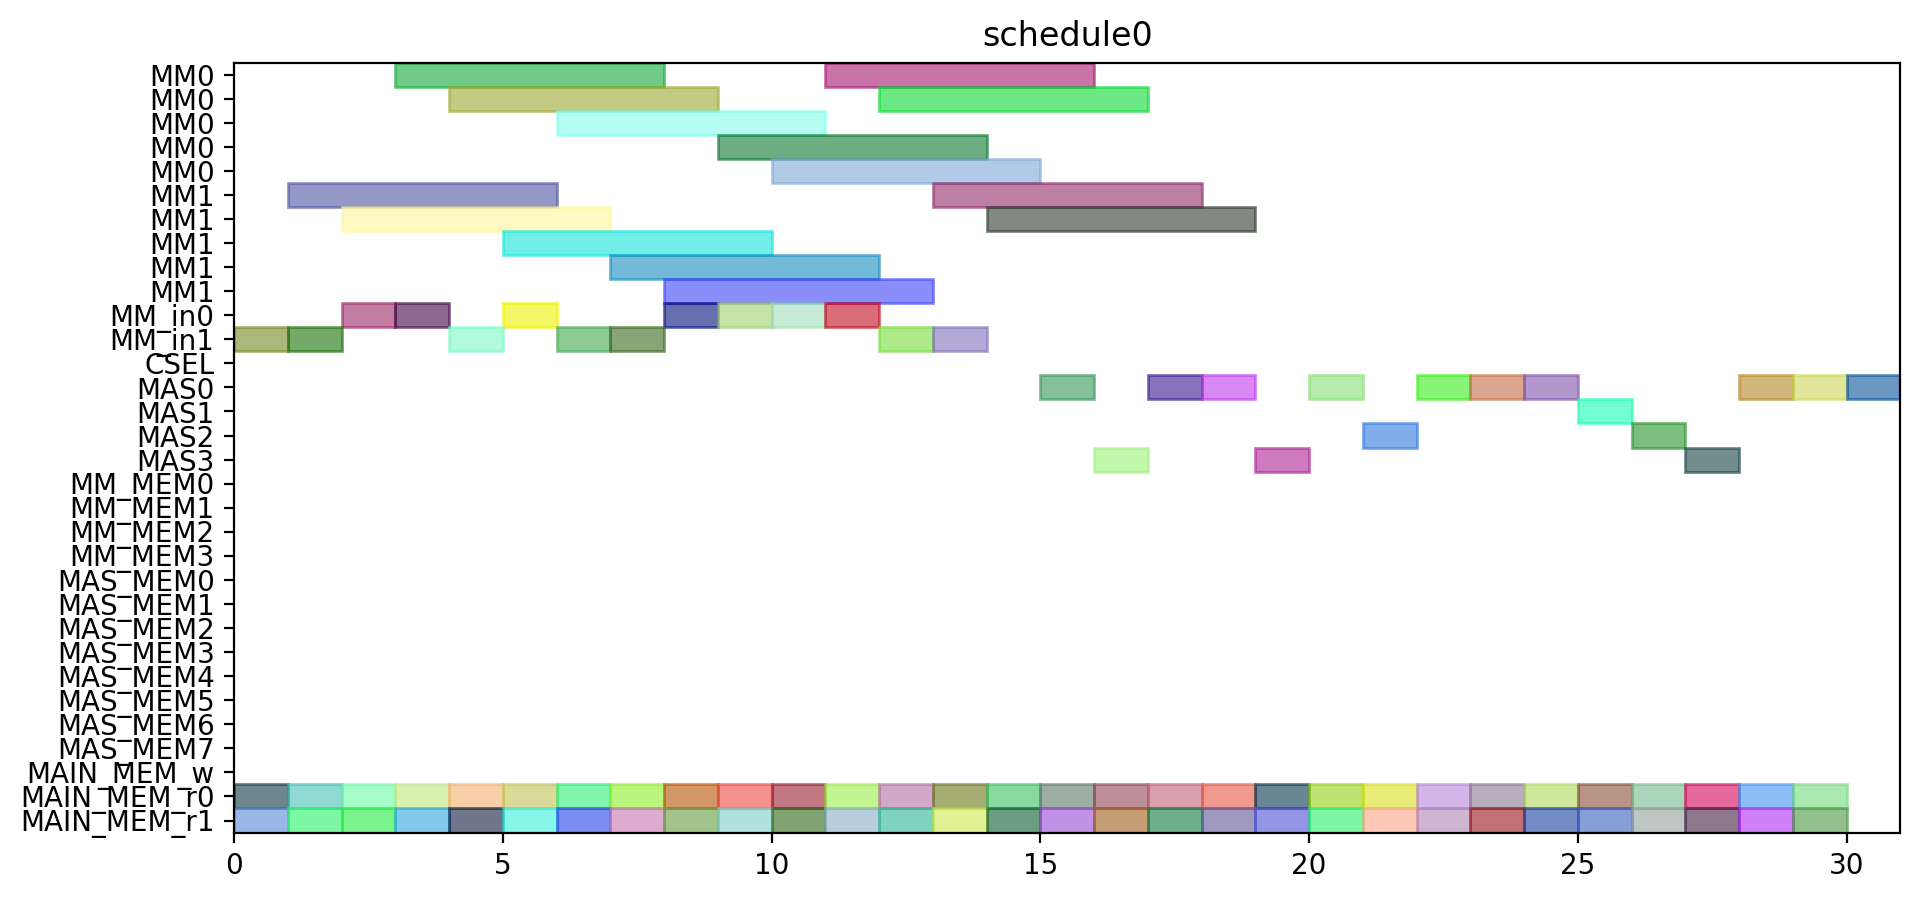

Source code (Python):
from pyschedule import Scenario, solvers, plotters, alt


def solve():
	horizon = 120
	S = Scenario("schedule0", horizon=horizon)

	# resource
	MM = S.Resources('MM', num=2, size=5)
	MM_in = S.Resources('MM_in', num=2)
	CSEL = S.Resource('CSEL')
	MAS = S.Resources('MAS', num=4, size=1, periods=range(1, horizon))
	MM_MEM = S.Resources('MM_MEM', num=4)
	MAS_MEM = S.Resources('MAS_MEM', num=8)
	MAIN_MEM_w = S.Resource('MAIN_MEM_w', size=1)
	MAIN_MEM_r = S.Resources('MAIN_MEM_r', num=2)

	# result of previous scheduling

	# new tasks
	t1_t0 = S.Task('t1_t0', length=5, delay_cost=1)
	t1_t0 += alt(MM)
	t1_t0_in = S.Task('t1_t0_in', length=1, delay_cost=1)
	t1_t0_in += alt(MM_in)
	S += t1_t0_in*MM_in[0]<=t1_t0*MM[0]
	S += t1_t0_in*MM_in[1]<=t1_t0*MM[1]
	t1_t0_mem0 = S.Task('t1_t0_mem0', length=1, delay_cost=1)
	t1_t0_mem0 += MAIN_MEM_r[0]
	S += t1_t0_mem0 <= t1_t0

	t1_t0_mem1 = S.Task('t1_t0_mem1', length=1, delay_cost=1)
	t1_t0_mem1 += MAIN_MEM_r[1]
	S += t1_t0_mem1 <= t1_t0

	t1_t1 = S.Task('t1_t1', length=5, delay_cost=1)
	t1_t1 += alt(MM)
	t1_t1_in = S.Task('t1_t1_in', length=1, delay_cost=1)
	t1_t1_in += alt(MM_in)
	S += t1_t1_in*MM_in[0]<=t1_t1*MM[0]
	S += t1_t1_in*MM_in[1]<=t1_t1*MM[1]
	t1_t1_mem0 = S.Task('t1_t1_mem0', length=1, delay_cost=1)
	t1_t1_mem0 += MAIN_MEM_r[0]
	S += t1_t1_mem0 <= t1_t1

	t1_t1_mem1 = S.Task('t1_t1_mem1', length=1, delay_cost=1)
	t1_t1_mem1 += MAIN_MEM_r[1]
	S += t1_t1_mem1 <= t1_t1

	t1_t2 = S.Task('t1_t2', length=1, delay_cost=1)
	t1_t2 += alt(MAS)
	t1_t2_mem0 = S.Task('t1_t2_mem0', length=1, delay_cost=1)
	t1_t2_mem0 += MAIN_MEM_r[0]
	S += t1_t2_mem0 <= t1_t2

	t1_t2_mem1 = S.Task('t1_t2_mem1', length=1, delay_cost=1)
	t1_t2_mem1 += MAIN_MEM_r[1]
	S += t1_t2_mem1 <= t1_t2

	t1_t3 = S.Task('t1_t3', length=1, delay_cost=1)
	t1_t3 += alt(MAS)
	t1_t3_mem0 = S.Task('t1_t3_mem0', length=1, delay_cost=1)
	t1_t3_mem0 += MAIN_MEM_r[0]
	S += t1_t3_mem0 <= t1_t3

	t1_t3_mem1 = S.Task('t1_t3_mem1', length=1, delay_cost=1)
	t1_t3_mem1 += MAIN_MEM_r[1]
	S += t1_t3_mem1 <= t1_t3

	t2_t0 = S.Task('t2_t0', length=5, delay_cost=1)
	t2_t0 += alt(MM)
	t2_t0_in = S.Task('t2_t0_in', length=1, delay_cost=1)
	t2_t0_in += alt(MM_in)
	S += t2_t0_in*MM_in[0]<=t2_t0*MM[0]
	S += t2_t0_in*MM_in[1]<=t2_t0*MM[1]
	t2_t0_mem0 = S.Task('t2_t0_mem0', length=1, delay_cost=1)
	t2_t0_mem0 += MAIN_MEM_r[0]
	S += t2_t0_mem0 <= t2_t0

	t2_t0_mem1 = S.Task('t2_t0_mem1', length=1, delay_cost=1)
	t2_t0_mem1 += MAIN_MEM_r[1]
	S += t2_t0_mem1 <= t2_t0

	t2_t1 = S.Task('t2_t1', length=5, delay_cost=1)
	t2_t1 += alt(MM)
	t2_t1_in = S.Task('t2_t1_in', length=1, delay_cost=1)
	t2_t1_in += alt(MM_in)
	S += t2_t1_in*MM_in[0]<=t2_t1*MM[0]
	S += t2_t1_in*MM_in[1]<=t2_t1*MM[1]
	t2_t1_mem0 = S.Task('t2_t1_mem0', length=1, delay_cost=1)
	t2_t1_mem0 += MAIN_MEM_r[0]
	S += t2_t1_mem0 <= t2_t1

	t2_t1_mem1 = S.Task('t2_t1_mem1', length=1, delay_cost=1)
	t2_t1_mem1 += MAIN_MEM_r[1]
	S += t2_t1_mem1 <= t2_t1

	t2_t2 = S.Task('t2_t2', length=1, delay_cost=1)
	t2_t2 += alt(MAS)
	t2_t2_mem0 = S.Task('t2_t2_mem0', length=1, delay_cost=1)
	t2_t2_mem0 += MAIN_MEM_r[0]
	S += t2_t2_mem0 <= t2_t2

	t2_t2_mem1 = S.Task('t2_t2_mem1', length=1, delay_cost=1)
	t2_t2_mem1 += MAIN_MEM_r[1]
	S += t2_t2_mem1 <= t2_t2

	t2_t3 = S.Task('t2_t3', length=1, delay_cost=1)
	t2_t3 += alt(MAS)
	t2_t3_mem0 = S.Task('t2_t3_mem0', length=1, delay_cost=1)
	t2_t3_mem0 += MAIN_MEM_r[0]
	S += t2_t3_mem0 <= t2_t3

	t2_t3_mem1 = S.Task('t2_t3_mem1', length=1, delay_cost=1)
	t2_t3_mem1 += MAIN_MEM_r[1]
	S += t2_t3_mem1 <= t2_t3

	t0_t0 = S.Task('t0_t0', length=5, delay_cost=1)
	t0_t0 += alt(MM)
	t0_t0_in = S.Task('t0_t0_in', length=1, delay_cost=1)
	t0_t0_in += alt(MM_in)
	S += t0_t0_in*MM_in[0]<=t0_t0*MM[0]
	S += t0_t0_in*MM_in[1]<=t0_t0*MM[1]
	t0_t0_mem0 = S.Task('t0_t0_mem0', length=1, delay_cost=1)
	t0_t0_mem0 += MAIN_MEM_r[0]
	S += t0_t0_mem0 <= t0_t0

	t0_t0_mem1 = S.Task('t0_t0_mem1', length=1, delay_cost=1)
	t0_t0_mem1 += MAIN_MEM_r[1]
	S += t0_t0_mem1 <= t0_t0

	t0_t1 = S.Task('t0_t1', length=5, delay_cost=1)
	t0_t1 += alt(MM)
	t0_t1_in = S.Task('t0_t1_in', length=1, delay_cost=1)
	t0_t1_in += alt(MM_in)
	S += t0_t1_in*MM_in[0]<=t0_t1*MM[0]
	S += t0_t1_in*MM_in[1]<=t0_t1*MM[1]
	t0_t1_mem0 = S.Task('t0_t1_mem0', length=1, delay_cost=1)
	t0_t1_mem0 += MAIN_MEM_r[0]
	S += t0_t1_mem0 <= t0_t1

	t0_t1_mem1 = S.Task('t0_t1_mem1', length=1, delay_cost=1)
	t0_t1_mem1 += MAIN_MEM_r[1]
	S += t0_t1_mem1 <= t0_t1

	t0_t2 = S.Task('t0_t2', length=1, delay_cost=1)
	t0_t2 += alt(MAS)
	t0_t2_mem0 = S.Task('t0_t2_mem0', length=1, delay_cost=1)
	t0_t2_mem0 += MAIN_MEM_r[0]
	S += t0_t2_mem0 <= t0_t2

	t0_t2_mem1 = S.Task('t0_t2_mem1', length=1, delay_cost=1)
	t0_t2_mem1 += MAIN_MEM_r[1]
	S += t0_t2_mem1 <= t0_t2

	t0_t3 = S.Task('t0_t3', length=1, delay_cost=1)
	t0_t3 += alt(MAS)
	t0_t3_mem0 = S.Task('t0_t3_mem0', length=1, delay_cost=1)
	t0_t3_mem0 += MAIN_MEM_r[0]
	S += t0_t3_mem0 <= t0_t3

	t0_t3_mem1 = S.Task('t0_t3_mem1', length=1, delay_cost=1)
	t0_t3_mem1 += MAIN_MEM_r[1]
	S += t0_t3_mem1 <= t0_t3

	t4_t0_t0 = S.Task('t4_t0_t0', length=5, delay_cost=1)
	t4_t0_t0 += alt(MM)
	t4_t0_t0_in = S.Task('t4_t0_t0_in', length=1, delay_cost=1)
	t4_t0_t0_in += alt(MM_in)
	S += t4_t0_t0_in*MM_in[0]<=t4_t0_t0*MM[0]
	S += t4_t0_t0_in*MM_in[1]<=t4_t0_t0*MM[1]
	t4_t0_t0_mem0 = S.Task('t4_t0_t0_mem0', length=1, delay_cost=1)
	t4_t0_t0_mem0 += MAIN_MEM_r[0]
	S += t4_t0_t0_mem0 <= t4_t0_t0

	t4_t0_t0_mem1 = S.Task('t4_t0_t0_mem1', length=1, delay_cost=1)
	t4_t0_t0_mem1 += MAIN_MEM_r[1]
	S += t4_t0_t0_mem1 <= t4_t0_t0

	t4_t0_t1 = S.Task('t4_t0_t1', length=5, delay_cost=1)
	t4_t0_t1 += alt(MM)
	t4_t0_t1_in = S.Task('t4_t0_t1_in', length=1, delay_cost=1)
	t4_t0_t1_in += alt(MM_in)
	S += t4_t0_t1_in*MM_in[0]<=t4_t0_t1*MM[0]
	S += t4_t0_t1_in*MM_in[1]<=t4_t0_t1*MM[1]
	t4_t0_t1_mem0 = S.Task('t4_t0_t1_mem0', length=1, delay_cost=1)
	t4_t0_t1_mem0 += MAIN_MEM_r[0]
	S += t4_t0_t1_mem0 <= t4_t0_t1

	t4_t0_t1_mem1 = S.Task('t4_t0_t1_mem1', length=1, delay_cost=1)
	t4_t0_t1_mem1 += MAIN_MEM_r[1]
	S += t4_t0_t1_mem1 <= t4_t0_t1

	t4_t0_t2 = S.Task('t4_t0_t2', length=1, delay_cost=1)
	t4_t0_t2 += alt(MAS)
	t4_t0_t2_mem0 = S.Task('t4_t0_t2_mem0', length=1, delay_cost=1)
	t4_t0_t2_mem0 += MAIN_MEM_r[0]
	S += t4_t0_t2_mem0 <= t4_t0_t2

	t4_t0_t2_mem1 = S.Task('t4_t0_t2_mem1', length=1, delay_cost=1)
	t4_t0_t2_mem1 += MAIN_MEM_r[1]
	S += t4_t0_t2_mem1 <= t4_t0_t2

	t4_t0_t3 = S.Task('t4_t0_t3', length=1, delay_cost=1)
	t4_t0_t3 += alt(MAS)
	t4_t0_t3_mem0 = S.Task('t4_t0_t3_mem0', length=1, delay_cost=1)
	t4_t0_t3_mem0 += MAIN_MEM_r[0]
	S += t4_t0_t3_mem0 <= t4_t0_t3

	t4_t0_t3_mem1 = S.Task('t4_t0_t3_mem1', length=1, delay_cost=1)
	t4_t0_t3_mem1 += MAIN_MEM_r[1]
	S += t4_t0_t3_mem1 <= t4_t0_t3

	t4_t1_t0 = S.Task('t4_t1_t0', length=5, delay_cost=1)
	t4_t1_t0 += alt(MM)
	t4_t1_t0_in = S.Task('t4_t1_t0_in', length=1, delay_cost=1)
	t4_t1_t0_in += alt(MM_in)
	S += t4_t1_t0_in*MM_in[0]<=t4_t1_t0*MM[0]
	S += t4_t1_t0_in*MM_in[1]<=t4_t1_t0*MM[1]
	t4_t1_t0_mem0 = S.Task('t4_t1_t0_mem0', length=1, delay_cost=1)
	t4_t1_t0_mem0 += MAIN_MEM_r[0]
	S += t4_t1_t0_mem0 <= t4_t1_t0

	t4_t1_t0_mem1 = S.Task('t4_t1_t0_mem1', length=1, delay_cost=1)
	t4_t1_t0_mem1 += MAIN_MEM_r[1]
	S += t4_t1_t0_mem1 <= t4_t1_t0

	t4_t1_t1 = S.Task('t4_t1_t1', length=5, delay_cost=1)
	t4_t1_t1 += alt(MM)
	t4_t1_t1_in = S.Task('t4_t1_t1_in', length=1, delay_cost=1)
	t4_t1_t1_in += alt(MM_in)
	S += t4_t1_t1_in*MM_in[0]<=t4_t1_t1*MM[0]
	S += t4_t1_t1_in*MM_in[1]<=t4_t1_t1*MM[1]
	t4_t1_t1_mem0 = S.Task('t4_t1_t1_mem0', length=1, delay_cost=1)
	t4_t1_t1_mem0 += MAIN_MEM_r[0]
	S += t4_t1_t1_mem0 <= t4_t1_t1

	t4_t1_t1_mem1 = S.Task('t4_t1_t1_mem1', length=1, delay_cost=1)
	t4_t1_t1_mem1 += MAIN_MEM_r[1]
	S += t4_t1_t1_mem1 <= t4_t1_t1

	t4_t1_t2 = S.Task('t4_t1_t2', length=1, delay_cost=1)
	t4_t1_t2 += alt(MAS)
	t4_t1_t2_mem0 = S.Task('t4_t1_t2_mem0', length=1, delay_cost=1)
	t4_t1_t2_mem0 += MAIN_MEM_r[0]
	S += t4_t1_t2_mem0 <= t4_t1_t2

	t4_t1_t2_mem1 = S.Task('t4_t1_t2_mem1', length=1, delay_cost=1)
	t4_t1_t2_mem1 += MAIN_MEM_r[1]
	S += t4_t1_t2_mem1 <= t4_t1_t2

	t4_t1_t3 = S.Task('t4_t1_t3', length=1, delay_cost=1)
	t4_t1_t3 += alt(MAS)
	t4_t1_t3_mem0 = S.Task('t4_t1_t3_mem0', length=1, delay_cost=1)
	t4_t1_t3_mem0 += MAIN_MEM_r[0]
	S += t4_t1_t3_mem0 <= t4_t1_t3

	t4_t1_t3_mem1 = S.Task('t4_t1_t3_mem1', length=1, delay_cost=1)
	t4_t1_t3_mem1 += MAIN_MEM_r[1]
	S += t4_t1_t3_mem1 <= t4_t1_t3

	t4_t2_t0 = S.Task('t4_t2_t0', length=5, delay_cost=1)
	t4_t2_t0 += alt(MM)
	t4_t2_t0_in = S.Task('t4_t2_t0_in', length=1, delay_cost=1)
	t4_t2_t0_in += alt(MM_in)
	S += t4_t2_t0_in*MM_in[0]<=t4_t2_t0*MM[0]
	S += t4_t2_t0_in*MM_in[1]<=t4_t2_t0*MM[1]
	t4_t2_t0_mem0 = S.Task('t4_t2_t0_mem0', length=1, delay_cost=1)
	t4_t2_t0_mem0 += MAIN_MEM_r[0]
	S += t4_t2_t0_mem0 <= t4_t2_t0

	t4_t2_t0_mem1 = S.Task('t4_t2_t0_mem1', length=1, delay_cost=1)
	t4_t2_t0_mem1 += MAIN_MEM_r[1]
	S += t4_t2_t0_mem1 <= t4_t2_t0

	t4_t2_t1 = S.Task('t4_t2_t1', length=5, delay_cost=1)
	t4_t2_t1 += alt(MM)
	t4_t2_t1_in = S.Task('t4_t2_t1_in', length=1, delay_cost=1)
	t4_t2_t1_in += alt(MM_in)
	S += t4_t2_t1_in*MM_in[0]<=t4_t2_t1*MM[0]
	S += t4_t2_t1_in*MM_in[1]<=t4_t2_t1*MM[1]
	t4_t2_t1_mem0 = S.Task('t4_t2_t1_mem0', length=1, delay_cost=1)
	t4_t2_t1_mem0 += MAIN_MEM_r[0]
	S += t4_t2_t1_mem0 <= t4_t2_t1

	t4_t2_t1_mem1 = S.Task('t4_t2_t1_mem1', length=1, delay_cost=1)
	t4_t2_t1_mem1 += MAIN_MEM_r[1]
	S += t4_t2_t1_mem1 <= t4_t2_t1

	t4_t2_t2 = S.Task('t4_t2_t2', length=1, delay_cost=1)
	t4_t2_t2 += alt(MAS)
	t4_t2_t2_mem0 = S.Task('t4_t2_t2_mem0', length=1, delay_cost=1)
	t4_t2_t2_mem0 += MAIN_MEM_r[0]
	S += t4_t2_t2_mem0 <= t4_t2_t2

	t4_t2_t2_mem1 = S.Task('t4_t2_t2_mem1', length=1, delay_cost=1)
	t4_t2_t2_mem1 += MAIN_MEM_r[1]
	S += t4_t2_t2_mem1 <= t4_t2_t2

	t4_t2_t3 = S.Task('t4_t2_t3', length=1, delay_cost=1)
	t4_t2_t3 += alt(MAS)
	t4_t2_t3_mem0 = S.Task('t4_t2_t3_mem0', length=1, delay_cost=1)
	t4_t2_t3_mem0 += MAIN_MEM_r[0]
	S += t4_t2_t3_mem0 <= t4_t2_t3

	t4_t2_t3_mem1 = S.Task('t4_t2_t3_mem1', length=1, delay_cost=1)
	t4_t2_t3_mem1 += MAIN_MEM_r[1]
	S += t4_t2_t3_mem1 <= t4_t2_t3

	t4_t40 = S.Task('t4_t40', length=1, delay_cost=1)
	t4_t40 += alt(MAS)
	t4_t40_mem0 = S.Task('t4_t40_mem0', length=1, delay_cost=1)
	t4_t40_mem0 += MAIN_MEM_r[0]
	S += t4_t40_mem0 <= t4_t40

	t4_t40_mem1 = S.Task('t4_t40_mem1', length=1, delay_cost=1)
	t4_t40_mem1 += MAIN_MEM_r[1]
	S += t4_t40_mem1 <= t4_t40

	t4_t41 = S.Task('t4_t41', length=1, delay_cost=1)
	t4_t41 += alt(MAS)
	t4_t41_mem0 = S.Task('t4_t41_mem0', length=1, delay_cost=1)
	t4_t41_mem0 += MAIN_MEM_r[0]
	S += t4_t41_mem0 <= t4_t41

	t4_t41_mem1 = S.Task('t4_t41_mem1', length=1, delay_cost=1)
	t4_t41_mem1 += MAIN_MEM_r[1]
	S += t4_t41_mem1 <= t4_t41

	t4_t50 = S.Task('t4_t50', length=1, delay_cost=1)
	t4_t50 += alt(MAS)
	t4_t50_mem0 = S.Task('t4_t50_mem0', length=1, delay_cost=1)
	t4_t50_mem0 += MAIN_MEM_r[0]
	S += t4_t50_mem0 <= t4_t50

	t4_t50_mem1 = S.Task('t4_t50_mem1', length=1, delay_cost=1)
	t4_t50_mem1 += MAIN_MEM_r[1]
	S += t4_t50_mem1 <= t4_t50

	t4_t51 = S.Task('t4_t51', length=1, delay_cost=1)
	t4_t51 += alt(MAS)
	t4_t51_mem0 = S.Task('t4_t51_mem0', length=1, delay_cost=1)
	t4_t51_mem0 += MAIN_MEM_r[0]
	S += t4_t51_mem0 <= t4_t51

	t4_t51_mem1 = S.Task('t4_t51_mem1', length=1, delay_cost=1)
	t4_t51_mem1 += MAIN_MEM_r[1]
	S += t4_t51_mem1 <= t4_t51

	t4_t8_t0 = S.Task('t4_t8_t0', length=5, delay_cost=1)
	t4_t8_t0 += alt(MM)
	t4_t8_t0_in = S.Task('t4_t8_t0_in', length=1, delay_cost=1)
	t4_t8_t0_in += alt(MM_in)
	S += t4_t8_t0_in*MM_in[0]<=t4_t8_t0*MM[0]
	S += t4_t8_t0_in*MM_in[1]<=t4_t8_t0*MM[1]
	t4_t8_t0_mem0 = S.Task('t4_t8_t0_mem0', length=1, delay_cost=1)
	t4_t8_t0_mem0 += MAIN_MEM_r[0]
	S += t4_t8_t0_mem0 <= t4_t8_t0

	t4_t8_t0_mem1 = S.Task('t4_t8_t0_mem1', length=1, delay_cost=1)
	t4_t8_t0_mem1 += MAIN_MEM_r[1]
	S += t4_t8_t0_mem1 <= t4_t8_t0

	t4_t8_t1 = S.Task('t4_t8_t1', length=5, delay_cost=1)
	t4_t8_t1 += alt(MM)
	t4_t8_t1_in = S.Task('t4_t8_t1_in', length=1, delay_cost=1)
	t4_t8_t1_in += alt(MM_in)
	S += t4_t8_t1_in*MM_in[0]<=t4_t8_t1*MM[0]
	S += t4_t8_t1_in*MM_in[1]<=t4_t8_t1*MM[1]
	t4_t8_t1_mem0 = S.Task('t4_t8_t1_mem0', length=1, delay_cost=1)
	t4_t8_t1_mem0 += MAIN_MEM_r[0]
	S += t4_t8_t1_mem0 <= t4_t8_t1

	t4_t8_t1_mem1 = S.Task('t4_t8_t1_mem1', length=1, delay_cost=1)
	t4_t8_t1_mem1 += MAIN_MEM_r[1]
	S += t4_t8_t1_mem1 <= t4_t8_t1

	solvers.mip.solve(S,msg=1,kind='CPLEX',ratio_gap=1.01)

	solution = [['hoge']*len(S.solution()[1]) for i in range(len(S.solution()))]
	for i in range(len(S.solution())):
		for j in range(len(S.solution()[i])):
			solution[i][j]=str(S.solution()[i][j])
	print(solution)

	cycles = int(solution[-1][3])

	pic_file_name = "/home/mfukuda/ABE/multiRAM_multiMAS_16mux/scheduling_result/stage5MM2_stage1MAS4/SPARSE/schedule0.png"
	if(S.solution() != []):
		plotters.matplotlib.plot(S,img_filename=pic_file_name, show_task_labels=False, fig_size=(cycles*0.25+3, 5))

	return solution
